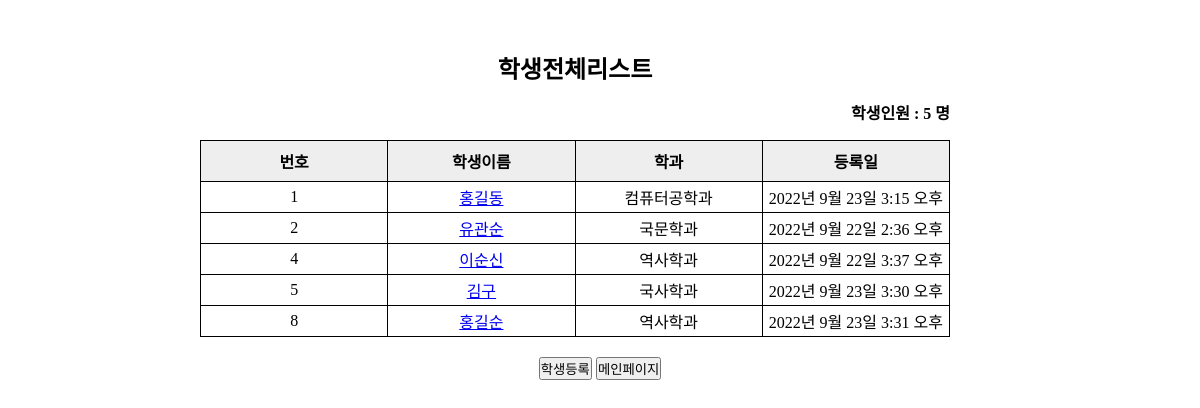
The page /students/stuList/ on the database its author committed.
### students/models.py (models this page shows, shortened)
class Student(models.Model):
    s_no = models.AutoField(primary_key=True)
    s_name = models.CharField(max_length=100)
    s_major = models.CharField(max_length=100)
    s_age = models.IntegerField(default=0)
    s_grade = models.IntegerField(default=0)
    s_gender = models.CharField(max_length=30)
    s_date = models.DateTimeField(default=datetime.now(),blank=True)

### students/views.py (the view)
# urls.py: path('stuList/',views.stuList, name="stuList"),
def stuList(request):
    qs = Student.objects.all()
    count = qs.count() # 학생전체리스트 개수
    context = {'stuList':qs, 'count':count } #dic타입으로 전송
    return render(request,'stuList.html',context)

### students/templates/stuList.html (shortened to what this page needs)
<!DOCTYPE html>
<html lang="ko">
<head>
</head>
<body>
    <div>
        <h2>학생전체리스트</h2>
        <h4>학생인원 : {{ count }} 명</h4>
        <table>
            <tr>
                <th>번호</th>
                <th>학생이름</th>
                <th>학과</th>
                <th>등록일</th>
            </tr>
            {% for stu in stuList  %}
            <tr>
                <td>{{stu.s_no}}</td>
                <td><a href="{% url 'students:stuView' stu.s_no %}">{{stu.s_name}}</a></td>
                <td>{{stu.s_major}}</td>
                <td>{{stu.s_date}}</td>
            </tr>
            {% endfor %}
        </table>
        <div class="cbutton">
            <a href="{% url 'students:stuWrite' %}"><button>학생등록</button></a>
            <a href="{% url 'index' %}"><button>메인페이지</button></a>
        </div>
    </div>
</body>
</html>

### students/templates/stuList.html (style rules this page uses)
* { margin:0; padding:0 }
div { width:800px; margin:50px auto; }
table,th,td { border:1px solid black; border-collapse:collapse; }
table { width:750px; text-align:center; }
h2 { width:750px;height:50px; text-align:center; }
h4 { width:750px; height:40px; text-align:right; }
th { width:100px; height:40px; background:#eee; }
td { height:30px; }
button { cursor: pointer; }
.cbutton { width:700px; margin:20px auto; text-align:center; }

### rows shown on the page
Student: s_no "1", s_name "홍길동", s_major "컴퓨터공학과", s_date "2022년 9월 23일 3:15 오후"
Student: s_no "2", s_name "유관순", s_major "국문학과", s_date "2022년 9월 22일 2:36 오후"
Student: s_no "4", s_name "이순신", s_major "역사학과", s_date "2022년 9월 22일 3:37 오후"
Student: s_no "5", s_name "김구", s_major "국사학과", s_date "2022년 9월 23일 3:30 오후"
Student: s_no "8", s_name "홍길순", s_major "역사학과", s_date "2022년 9월 23일 3:31 오후"

### other values the page prints
{{ count }} "5"
